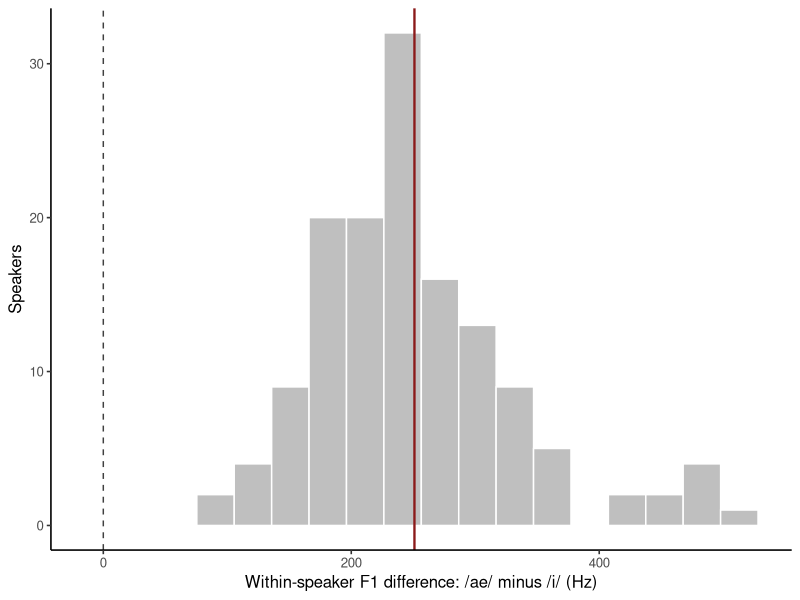
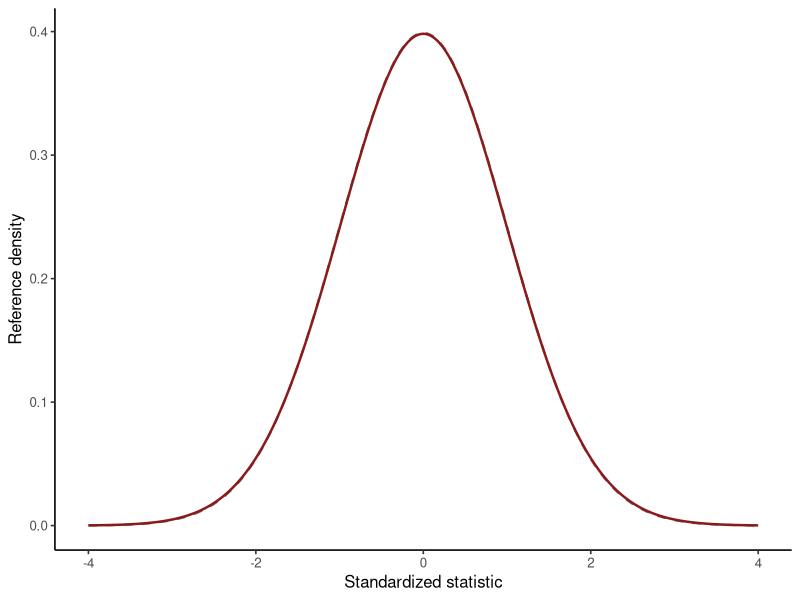

Write R code to recreate these figures, in order.
## ---- chunk 1
#| label: hillenbrand-student-t
library(ggplot2)

vowels <- read.csv(
  "data/hillenbrand/vowels-complete.csv",
  stringsAsFactors = FALSE
)
ae <- subset(vowels, vowel == "{", select = c(speaker_id, speaker_type, f1_hz))
names(ae)[3] <- "f1_ae_hz"
i <- subset(vowels, vowel == "i", select = c(speaker_id, speaker_type, f1_hz))
names(i)[3] <- "f1_i_hz"
paired <- merge(ae, i, by = c("speaker_id", "speaker_type"))
paired$difference_hz <- paired$f1_ae_hz - paired$f1_i_hz

n <- nrow(paired)
mean_difference <- mean(paired$difference_hz)
sd_difference <- sd(paired$difference_hz)
standard_error <- sd_difference / sqrt(n)
t_observed <- mean_difference / standard_error
df <- n - 1L

t_grid <- data.frame(t = seq(-4, 4, length.out = 600L))
t_grid$t_density <- dt(t_grid$t, df = df)
t_grid$normal_density <- dnorm(t_grid$t)

stopifnot(
  n == 139L,
  !anyDuplicated(paired$speaker_id),
  all(is.finite(paired$difference_hz)),
  df == 138L
)

data.frame(n, mean_difference, sd_difference, standard_error,
           t_observed, df)
## ---- chunk 2
#| label: plot-hillenbrand-paired-differences
#| fig-cap: "Observed within-speaker F1 differences. The accent line marks the observed mean; the dashed line marks zero."
ggplot(paired, aes(difference_hz)) +
  geom_histogram(bins = 18, fill = "grey75", color = "white") +
  geom_vline(xintercept = 0, color = "grey25", linetype = 2) +
  geom_vline(xintercept = mean_difference, color = "#8B1A1A", linewidth = 0.8) +
  labs(x = "Within-speaker F1 difference: /ae/ minus /i/ (Hz)",
       y = "Speakers") +
  theme_classic(base_size = 12)
## ---- chunk 3
#| label: plot-hillenbrand-t-reference
#| fig-cap: "The t reference determined by the paired sample size, compared with a standard-normal density."
ggplot(t_grid, aes(t)) +
  geom_line(aes(y = normal_density), color = "grey45", linetype = 2,
            linewidth = 0.75) +
  geom_line(aes(y = t_density), color = "#8B1A1A", linewidth = 0.85) +
  labs(x = "Standardized statistic", y = "Reference density") +
  theme_classic(base_size = 12)
